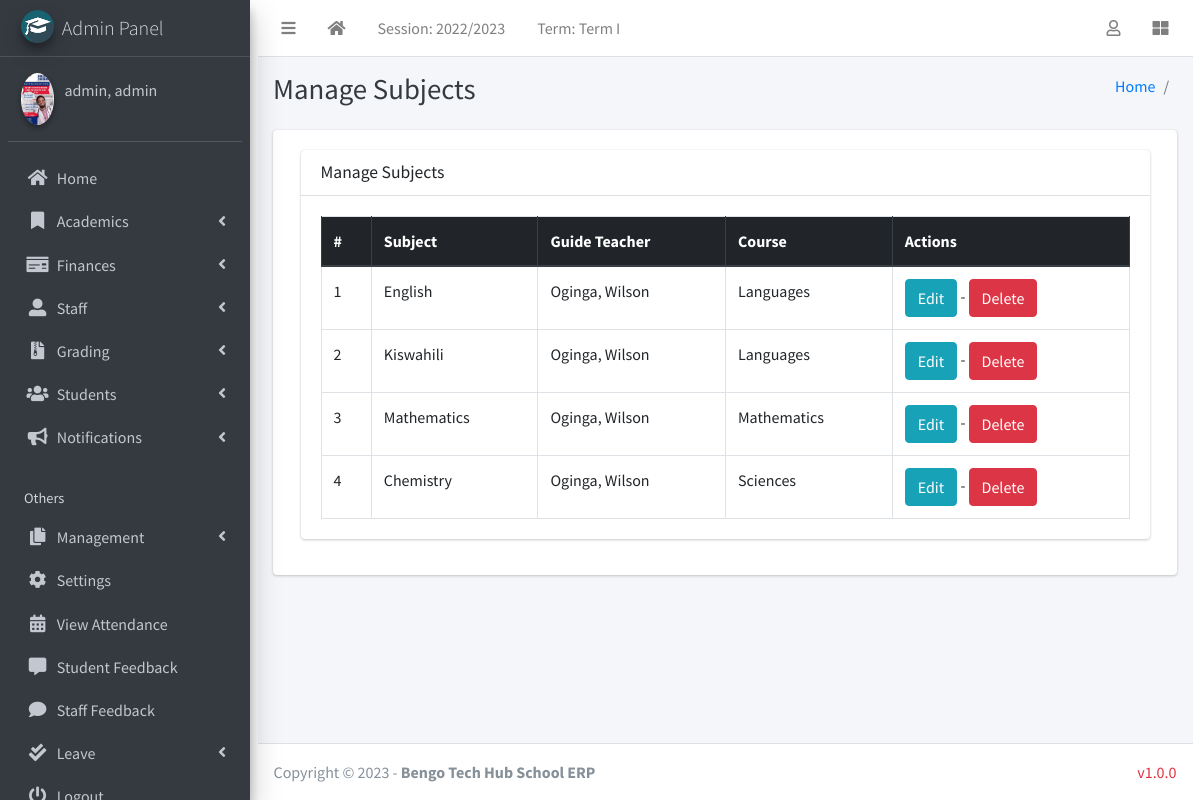
The app's page /manage/subject/manage/ (signed in) with its own data.
### academics/models.py (models this page shows, shortened)
class AcademicSession(models.Model):
    name = models.CharField(max_length=200, unique=True)
    current = models.BooleanField(default=True)
    class Meta:
        ordering = ["-name"]

class AcademicTerm(models.Model):
    name = models.CharField(max_length=20, unique=True)
    current = models.BooleanField(default=True)
    class Meta:
        ordering = ["name"]

### authman/models.py (models this page shows, shortened)
class CustomUser(AbstractUser):
    USER_TYPE = ((1, "HOD"), (2, "Staff"), (3, "Student"))
    GENDER = [("M", "Male"), ("F", "Female"), ("O", "Other")]
    username = models.CharField(max_length=150, unique=True,blank=True,null=True)
    email = models.EmailField(unique=True)
    user_type = models.CharField(default=1, choices=USER_TYPE, max_length=1)
    gender = models.CharField(max_length=1, choices=GENDER)
    profile_pic = models.ImageField()
    other_name = models.CharField(max_length=200, blank=True)
    address = models.TextField()
    fcm_token = models.TextField(default="")  # For firebase notifications
    created_at = models.DateTimeField(auto_now_add=True)
    updated_at = models.DateTimeField(auto_now=True)
    USERNAME_FIELD = "email"
    REQUIRED_FIELDS = []
    objects = CustomUserManager()
    def __str__(self):
        return self.last_name + ", " + self.first_name

class Subject(models.Model):
    name = models.CharField(max_length=120)
    staff = models.ForeignKey(Staff,on_delete=models.CASCADE,)
    course = models.ForeignKey(Course, on_delete=models.CASCADE)
    updated_at = models.DateTimeField(auto_now=True)
    created_at = models.DateTimeField(auto_now_add=True)

class Staff(models.Model):
    STATUS = [("active", "Active"), ("inactive", "Inactive")]
    current_status = models.CharField(
        max_length=10, choices=STATUS, default="active")
    admin = models.OneToOneField(CustomUser, on_delete=models.CASCADE)
    course = models.ManyToManyField("Course",blank=True, null=True)
    date_of_birth = models.DateField(default=timezone.now)
    date_of_admission = models.DateField(default=timezone.now)
    mobile_num_regex = RegexValidator(
        regex=r"^(?:\+254|0)[17]\d{8}$", message="Entered mobile number isn't in a right format!"
    )
    mobile_number = models.CharField(
        validators=[mobile_num_regex], max_length=13, blank=True
    )
    address = models.TextField(blank=True)
    others = models.TextField(blank=True)

class Course(models.Model):
    name = models.CharField(max_length=255, default='Highschool Education')
    created_at = models.DateTimeField(auto_now_add=True)
    updated_at = models.DateTimeField(auto_now=True)

### management/hod_views.py (the view)
# urls.py: path("subject/manage/", hod_views.manage_subject, name='manage_subject'),
def manage_subject(request):
    subjects = Subject.objects.all()
    context = {
        'subjects': subjects,
        'page_title': 'Manage Subjects'
    }
    return render(request, "hod_template/manage_subject.html", context)

### templates/hod_template/manage_subject.html
{% extends 'management/base.html' %}
{% load static %}
{% block page_title %}{{page_title}}{% endblock page_title %}
{% block content %}
<section class="content">
    <div class="container-fluid">
        <div class="row">
            <div class="col-md-12">
                <div class="card">
                    <div class="card-header">
                        <h3 class="card-title">{{page_title}}</h3>
                    </div>
                    <div class="card-body">
                        <table id="example2" class="table table-bordered table-hover">
                            <thead class="thead-dark">
                                <tr>
                                    <th>#</th>
                                    <th>Subject</th>
                                    <th>Guide Teacher</th>
                                    <th>Course</th>
                                    <th>Actions</th>
                                </tr>
                            </thead>
                            <tbody>
                                {% for subject in subjects %}
                                <tr>
                                    <td>{{ forloop.counter }}</td>
                                    <td>{{subject.name}}</td>
                                    <td>{{subject.staff.admin}}</td>
                                    <td>{{subject.course.name}}</td>
                                    <td>
                                        <a href="{% url 'edit_subject' subject.id %}" class="btn btn-info">Edit</a> -
                                        <a href="{% url 'delete_subject' subject.id %}" onclick="return confirm('Are you sure you want to delete this ?')" class="btn btn-danger">Delete</a>
                                    </td>
                                </tr>
                                {% endfor %}
                            </tbody>
                        </table>
                    </div>
                </div>
            </div>
        </div>
    </div>
</section>
{% endblock content %}

### templates/management/base.html (shortened to what this page needs)
{% load static %}
<!DOCTYPE html>
<html>
  <head>
   <link rel="stylesheet" href="{% static 'mystyles/style.css' %}">
  <link rel="stylesheet" href="{% static 'plugins/fontawesome-free/css/all.min.css' %}">
  <link rel="stylesheet" href="{% static 'plugins/toastr/toastr.min.css' %}">
  <link rel="stylesheet"
    href="{% static 'plugins/overlayScrollbars/css/OverlayScrollbars.min.css' %}">
  <link rel="stylesheet" href="{% static 'plugins/Datatables/datatables.min.css' %}" />
  <link rel="stylesheet" href="{% static 'dist/css/adminlte.min.css' %}">
    <link rel="stylesheet" href="https://maxcdn.bootstrapcdn.com/bootstrap/4.5.2/css/bootstrap.min.css">
    <link
      rel="stylesheet"
      href="{% static 'plugins/fontawesome-free/css/all.min.css'%} "
    />
    <link
      rel="stylesheet"
      href="https://code.ionicframework.com/ionicons/2.0.1/css/ionicons.min.css"
    />
    <link
      rel="stylesheet"
      href="{% static 'plugins/tempusdominus-bootstrap-4/css/tempusdominus-bootstrap-4.min.css'%} "
    />
    <link
      rel="stylesheet"
      href="{% static 'plugins/icheck-bootstrap/icheck-bootstrap.min.css'%} "
    />
    <link rel="stylesheet" href="{% static 'dist/css/adminlte.min.css'%} " />
    <link
      rel="stylesheet"
      href="{% static 'plugins/overlayScrollbars/css/OverlayScrollbars.min.css'%} "
    />
    <link
      rel="stylesheet"
      href="{% static 'plugins/daterangepicker/daterangepicker.css'%} "
    />
  </head>
  <body class="hold-transition sidebar-mini layout-fixed">
    <div class="wrapper container-fluid">
    <nav class="main-header navbar navbar-expand navbar-white navbar-light">
      <ul class="navbar-nav">
        <li class="nav-item">
          <a class="nav-link" data-widget="pushmenu" href="#" role="button"><i
              class="fas fa-bars"></i></a>
        </li>
        <li class="nav-item d-none d-sm-inline-block">
          <a href="/" class="nav-link"><i class="fa fa-home"></i></a>
        </li>
        <li class="nav-item d-none d-sm-inline-block">
          <a href="{% url 'current-session' %}" class="nav-link">Session: {{ current_session }}</a>
        </li>
        <li class="nav-item d-none d-sm-inline-block">
          <a href="{% url 'current-session' %}" class="nav-link">Term: {{ current_term }}</a>
        </li>
      </ul>
      <ul class="navbar-nav ml-auto">
        <li class="nav-item dropdown">
          <a class="nav-link" data-toggle="dropdown" href="#">
            <i class="far fa-user"></i>
          </a>
        </li>
        <li class="nav-item">
          <a class="nav-link" data-widget="control-sidebar" data-slide="true"
            href="#" role="button"><i class="fas fa-th-large"></i></a>
        </li>
      </ul>
    </nav>
      {% include "management/sidebar_template.html" with user=user %}
      <div class="content-wrapper">
        <div class="content-header">
          <div class="container-fluid">
            <div class="row mb-2">
              <div class="col-sm-6">
                <h1 class="m-0 text-dark">
                  {% block page_title %}{% endblock page_title %}
                </h1>
              </div>
              <div class="col-sm-6">
              <ol class="breadcrumb float-sm-right">
                <li class="breadcrumb-item"><a href="/">Home</a></li>
                <li class="breadcrumb-item">{% block breadcrumb %}{% endblock breadcrumb %}</li>
              </ol>
            </div>
            </div>
          </div>
        </div>
      <section class="content">
        <div class="container-fluid">
          <div class="row">
            <div class="col-md-12">
              {% block fullcard %}
              <div class="card">
                <div class="card-body">
                  <div class="row">
                    <div class="col">
                      {% block content %}
                      {% endblock content %}
                    </div>
                  </div>
                </div>
              </div>
              {% endblock fullcard %}
            </div>
          </div>
        </div>
      </section>
      </div>
      {% include "management/footer.html" %}
    </div>
  </body>
</html>

### templates/management/sidebar_template.html (shortened to what this page needs)
{% load static %}
<aside class="main-sidebar sidebar-dark-info elevation-4">
    {% if request.user.user_type == '1' %}
    <a href="{% url 'admin_home' %}" class="brand-link">
        <img src="{% static 'dist/img/cmsl.png' %} " alt="AdminLTE Logo"
            class="brand-image img-circle elevation-3" >
        <span class="brand-text font-weight-light">Admin Panel</span>
    </a>
    <div class="sidebar">
        <div class="user-panel mt-3 pb-3 mb-3 d-flex">
            <div class="image">
                <img src="{{ request.user.profile_pic}}" class="img-circle elevation-2" alt="User Image">
            </div>
            <div class="info">
                <a href="#" class="d-block">{{user}}</a>
            </div>
        </div>
        <nav class="mt-2">
            <ul class="nav nav-pills nav-sidebar flex-column" data-widget="treeview" role="menu" data-accordion="false">
                <li class="nav-item">
                    {% url 'admin_home' as admin_home %}
                    <a href="{{admin_home}}" class="nav-link {% if admin_home == request.path %} active {% endif %}">
                        <i class="nav-icon fas fa-home"></i>
                        <p>
                            Home
                        </p>
                    </a>
                </li>
                <li class="nav-item has-treeview">
                    <a href="#" class="nav-link">
                        <i class="nav-icon fas fa-bookmark"></i>
                        <p>
                            Academics
                            <i class="fas fa-angle-left right"></i>
                        </p>
                    </a>
                </li>
                <li class="nav-item has-treeview">
                    <a href="#" class="nav-link">
                        <i class="nav-icon fas fa-money-check"></i>
                        <p>
                            Finances
                            <i class="fas fa-angle-left right"></i>
                        </p>
                    </a>
                </li>
                <li class="nav-item has-treeview">
                    <a href="#" class="nav-link">
                        <i class="nav-icon fas fa-user-alt"></i>
                        <p>
                            Staff
                            <i class="fas fa-angle-left right"></i>
                        </p>
                    </a>
                </li>
                 <li class="nav-item has-treeview">
              <a href="#" class="nav-link">
                <i class="nav-icon fas fa-file-archive"></i>
                <p>
                  Grading
                  <i class="fas fa-angle-left right"></i>
                </p>
              </a>
            </li>
                <li class="nav-item has-treeview">
                    <a href="#" class="nav-link">
                        <i class="nav-icon fas fa-users"></i>
                        <p>
                            Students
                            <i class="fas fa-angle-left right"></i>
                        </p>
                    </a>
                </li>
                 <li class="nav-item has-treeview">
                    <a href="#" class="nav-link">
                        <i class="nav-icon fas fa-bullhorn"></i>
                        <p>
                            Notifications
                            <i class="fas fa-angle-left right"></i>
                        </p>
                    </a>
                </li>
                <li class="nav-header">Others</li>
            <li class="nav-item has-treeview">
              <a href="#" class="nav-link">
                <i class="nav-icon fas fa-copy"></i>
                <p>
                  Management
                  <i class="fas fa-angle-left right"></i>
                </p>
              </a>
            </li>
            <li class="nav-item">
              <a href="{% url 'configs' %}" class="nav-link">
                <i class="nav-icon fas fa-cog"></i>
                <p>
                  Settings
                </p>
              </a>
              </li>
                <li class="nav-item">
                    {% url 'admin_view_attendance' as admin_view_attendance %}
                <li class="nav-item">
                    <a href="{{admin_view_attendance}}"
                        class="nav-link  {% if admin_view_attendance == request.path %} active {% endif %}">
                        <i class="nav-icon fas fa-calendar-alt"></i>
                        <p>
                            View Attendance
                        </p>
                    </a>
                </li>
                <li class="nav-item">
                    {% url 'student_feedback_message' as student_feedback_message %}
                    <a href="{{ student_feedback_message }}"
                        class="nav-link  {% if student_feedback_message == request.path %} active {% endif %}">
                        <i class="nav-icon fas fa-comment-alt"></i>
                        <p>
                            Student Feedback
                        </p>
                    </a>
                </li>
                <li class="nav-item">
                    {% url 'staff_feedback_message' as staff_feedback_message %}
                    <a href="{{staff_feedback_message}}"
                        class="nav-link   {% if staff_feedback_message == request.path %} active {% endif %}">
                        <i class="nav-icon fas fa-comment"></i>
                        <p>
                            Staff Feedback
                        </p>
                    </a>
                </li>
                 <li class="nav-item has-treeview">
                    <a href="#" class="nav-link">
                        <i class="nav-icon fas fa-check-double"></i>
                        <p>
                            Leave
                            <i class="fas fa-angle-left right"></i>
                        </p>
                    </a>
                </li>
                                        {% endif %}
                                        <li class="nav-item">
                                            <a href="{% url 'user_logout' %}"
                                                onclick="return confirm('Your session would be terminated.\n\nProceed?')"
                                                class="nav-link">
                                                <i class="nav-icon fas fa-power-off"></i>
                                                <p>
                                                </p>
                                            </a>
                                        </li>
                                    </ul>
                                </nav>
                            </div>
</aside>

### records on screen
AcademicSession: name "2022/2023"
AcademicTerm: name "Term I"
CustomUser: user.profile_pic (picture), last_name+first_name "admin, admin"
Subject: name "English", staff.admin "Oginga, Wilson", course.name "Languages"
Subject: name "Kiswahili", staff.admin "Oginga, Wilson", course.name "Languages"
Subject: name "Mathematics", staff.admin "Oginga, Wilson", course.name "Mathematics"
Subject: name "Chemistry", staff.admin "Oginga, Wilson", course.name "Sciences"

### other values on screen
{{ page_title }} "Manage Subjects"
{{ shool_name | default:"Bengo Tech Hub School ERP" }} "Bengo Tech Hub School ERP"
{{ version| default:"v1.0.0" }} "v1.0.0"
